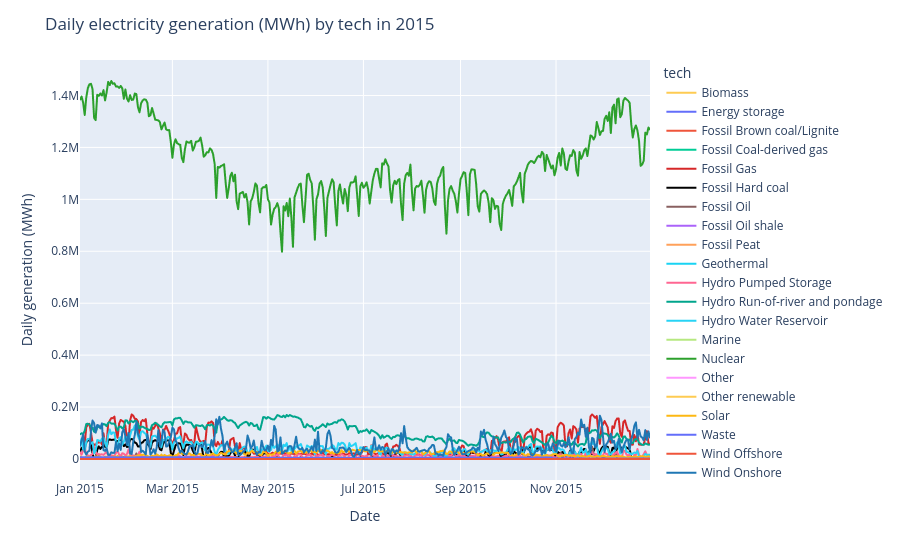

The cell this chart's notebook holds for it:
### Code cell
df_m = m.copy()
fig = px.line(
    df_m,
    x="date",
    y="daily_electricity_by_gen",
    color="tech",
    markers=False,
    color_discrete_map=color_map,
    labels={
        'daily_electricity_by_gen':'Daily generation (MWh)',
        'date':'Date',
    }
)
fig.update_layout(title="Daily electricity generation (MWh) by tech in 2015")
fig.show()

### Figure 1 — Plotly figure (JSON) as saved in the notebook; plotly's stock layout.template omitted (floating-point values rounded to 4 significant figures; data arrays with more than 128 entries replaced by an {"elided": "..."} marker saying what was removed)
{"data": [{"hovertemplate": "tech=Biomass<br>Date=%{x}<br>Daily generation (MWh)=%{y}<extra></extra>", "legendgroup": "Biomass", "line": {"color": "#FECB52", "dash": "solid"}, "marker": {"symbol": "circle"}, "mode": "lines", "name": "Biomass", "showlegend": true, "type": "scattergl", "x": {"elided": "365 str values"}, "xaxis": "x", "y": {"elided": "365 float values"}, "yaxis": "y"}, {"hovertemplate": "tech=Energy storage<br>Date=%{x}<br>Daily generation (MWh)=%{y}<extra></extra>", "legendgroup": "Energy storage", "line": {"color": "#636efa", "dash": "solid"}, "marker": {"symbol": "circle"}, "mode": "lines", "name": "Energy storage", "showlegend": true, "type": "scattergl", "x": {"elided": "365 str values"}, "xaxis": "x", "y": {"elided": "365 float values"}, "yaxis": "y"}, {"hovertemplate": "tech=Fossil Brown coal/Lignite<br>Date=%{x}<br>Daily generation (MWh)=%{y}<extra></extra>", "legendgroup": "Fossil Brown coal/Lignite", "line": {"color": "#EF553B", "dash": "solid"}, "marker": {"symbol": "circle"}, "mode": "lines", "name": "Fossil Brown coal/Lignite", "showlegend": true, "type": "scattergl", "x": {"elided": "365 str values"}, "xaxis": "x", "y": {"elided": "365 float values"}, "yaxis": "y"}, {"hovertemplate": "tech=Fossil Coal-derived gas<br>Date=%{x}<br>Daily generation (MWh)=%{y}<extra></extra>", "legendgroup": "Fossil Coal-derived gas", "line": {"color": "#00cc96", "dash": "solid"}, "marker": {"symbol": "circle"}, "mode": "lines", "name": "Fossil Coal-derived gas", "showlegend": true, "type": "scattergl", "x": {"elided": "365 str values"}, "xaxis": "x", "y": {"elided": "365 float values"}, "yaxis": "y"}, {"hovertemplate": "tech=Fossil Gas<br>Date=%{x}<br>Daily generation (MWh)=%{y}<extra></extra>", "legendgroup": "Fossil Gas", "line": {"color": "#d62728", "dash": "solid"}, "marker": {"symbol": "circle"}, "mode": "lines", "name": "Fossil Gas", "showlegend": true, "type": "scattergl", "x": {"elided": "365 str values"}, "xaxis": "x", "y": {"elided": "365 float values"}, "yaxis": "y"}, {"hovertemplate": "tech=Fossil Hard coal<br>Date=%{x}<br>Daily generation (MWh)=%{y}<extra></extra>", "legendgroup": "Fossil Hard coal", "line": {"color": "#000000", "dash": "solid"}, "marker": {"symbol": "circle"}, "mode": "lines", "name": "Fossil Hard coal", "showlegend": true, "type": "scattergl", "x": {"elided": "365 str values"}, "xaxis": "x", "y": {"elided": "365 float values"}, "yaxis": "y"}, {"hovertemplate": "tech=Fossil Oil<br>Date=%{x}<br>Daily generation (MWh)=%{y}<extra></extra>", "legendgroup": "Fossil Oil", "line": {"color": "#896060", "dash": "solid"}, "marker": {"symbol": "circle"}, "mode": "lines", "name": "Fossil Oil", "showlegend": true, "type": "scattergl", "x": {"elided": "365 str values"}, "xaxis": "x", "y": {"elided": "365 float values"}, "yaxis": "y"}, {"hovertemplate": "tech=Fossil Oil shale<br>Date=%{x}<br>Daily generation (MWh)=%{y}<extra></extra>", "legendgroup": "Fossil Oil shale", "line": {"color": "#ab63fa", "dash": "solid"}, "marker": {"symbol": "circle"}, "mode": "lines", "name": "Fossil Oil shale", "showlegend": true, "type": "scattergl", "x": {"elided": "365 str values"}, "xaxis": "x", "y": {"elided": "365 float values"}, "yaxis": "y"}, {"hovertemplate": "tech=Fossil Peat<br>Date=%{x}<br>Daily generation (MWh)=%{y}<extra></extra>", "legendgroup": "Fossil Peat", "line": {"color": "#FFA15A", "dash": "solid"}, "marker": {"symbol": "circle"}, "mode": "lines", "name": "Fossil Peat", "showlegend": true, "type": "scattergl", "x": {"elided": "365 str values"}, "xaxis": "x", "y": {"elided": "365 float values"}, "yaxis": "y"}, {"hovertemplate": "tech=Geothermal<br>Date=%{x}<br>Daily generation (MWh)=%{y}<extra></extra>", "legendgroup": "Geothermal", "line": {"color": "#19d3f3", "dash": "solid"}, "marker": {"symbol": "circle"}, "mode": "lines", "name": "Geothermal", "showlegend": true, "type": "scattergl", "x": {"elided": "365 str values"}, "xaxis": "x", "y": {"elided": "365 float values"}, "yaxis": "y"}, {"hovertemplate": "tech=Hydro Pumped Storage<br>Date=%{x}<br>Daily generation (MWh)=%{y}<extra></extra>", "legendgroup": "Hydro Pumped Storage", "line": {"color": "#FF6692", "dash": "solid"}, "marker": {"symbol": "circle"}, "mode": "lines", "name": "Hydro Pumped Storage", "showlegend": true, "type": "scattergl", "x": {"elided": "365 str values"}, "xaxis": "x", "y": {"elided": "365 float values"}, "yaxis": "y"}, {"hovertemplate": "tech=Hydro Run-of-river and pondage<br>Date=%{x}<br>Daily generation (MWh)=%{y}<extra></extra>", "legendgroup": "Hydro Run-of-river and pondage", "line": {"color": "#00a58c", "dash": "solid"}, "marker": {"symbol": "circle"}, "mode": "lines", "name": "Hydro Run-of-river and pondage", "showlegend": true, "type": "scattergl", "x": {"elided": "365 str values"}, "xaxis": "x", "y": {"elided": "365 float values"}, "yaxis": "y"}, {"hovertemplate": "tech=Hydro Water Reservoir<br>Date=%{x}<br>Daily generation (MWh)=%{y}<extra></extra>", "legendgroup": "Hydro Water Reservoir", "line": {"color": "#28d3f5", "dash": "solid"}, "marker": {"symbol": "circle"}, "mode": "lines", "name": "Hydro Water Reservoir", "showlegend": true, "type": "scattergl", "x": {"elided": "365 str values"}, "xaxis": "x", "y": {"elided": "365 float values"}, "yaxis": "y"}, {"hovertemplate": "tech=Marine<br>Date=%{x}<br>Daily generation (MWh)=%{y}<extra></extra>", "legendgroup": "Marine", "line": {"color": "#B6E880", "dash": "solid"}, "marker": {"symbol": "circle"}, "mode": "lines", "name": "Marine", "showlegend": true, "type": "scattergl", "x": {"elided": "365 str values"}, "xaxis": "x", "y": {"elided": "365 float values"}, "yaxis": "y"}, {"hovertemplate": "tech=Nuclear<br>Date=%{x}<br>Daily generation (MWh)=%{y}<extra></extra>", "legendgroup": "Nuclear", "line": {"color": "#2ca02c", "dash": "solid"}, "marker": {"symbol": "circle"}, "mode": "lines", "name": "Nuclear", "showlegend": true, "type": "scattergl", "x": {"elided": "365 str values"}, "xaxis": "x", "y": {"elided": "365 float values"}, "yaxis": "y"}, {"hovertemplate": "tech=Other<br>Date=%{x}<br>Daily generation (MWh)=%{y}<extra></extra>", "legendgroup": "Other", "line": {"color": "#FF97FF", "dash": "solid"}, "marker": {"symbol": "circle"}, "mode": "lines", "name": "Other", "showlegend": true, "type": "scattergl", "x": {"elided": "365 str values"}, "xaxis": "x", "y": {"elided": "365 float values"}, "yaxis": "y"}, {"hovertemplate": "tech=Other renewable<br>Date=%{x}<br>Daily generation (MWh)=%{y}<extra></extra>", "legendgroup": "Other renewable", "line": {"color": "#FECB52", "dash": "solid"}, "marker": {"symbol": "circle"}, "mode": "lines", "name": "Other renewable", "showlegend": true, "type": "scattergl", "x": {"elided": "365 str values"}, "xaxis": "x", "y": {"elided": "365 float values"}, "yaxis": "y"}, {"hovertemplate": "tech=Solar<br>Date=%{x}<br>Daily generation (MWh)=%{y}<extra></extra>", "legendgroup": "Solar", "line": {"color": "#FDB813", "dash": "solid"}, "marker": {"symbol": "circle"}, "mode": "lines", "name": "Solar", "showlegend": true, "type": "scattergl", "x": {"elided": "365 str values"}, "xaxis": "x", "y": {"elided": "365 float values"}, "yaxis": "y"}, {"hovertemplate": "tech=Waste<br>Date=%{x}<br>Daily generation (MWh)=%{y}<extra></extra>", "legendgroup": "Waste", "line": {"color": "#636efa", "dash": "solid"}, "marker": {"symbol": "circle"}, "mode": "lines", "name": "Waste", "showlegend": true, "type": "scattergl", "x": {"elided": "365 str values"}, "xaxis": "x", "y": {"elided": "365 float values"}, "yaxis": "y"}, {"hovertemplate": "tech=Wind Offshore<br>Date=%{x}<br>Daily generation (MWh)=%{y}<extra></extra>", "legendgroup": "Wind Offshore", "line": {"color": "#EF553B", "dash": "solid"}, "marker": {"symbol": "circle"}, "mode": "lines", "name": "Wind Offshore", "showlegend": true, "type": "scattergl", "x": {"elided": "365 str values"}, "xaxis": "x", "y": {"elided": "365 float values"}, "yaxis": "y"}, {"hovertemplate": "tech=Wind Onshore<br>Date=%{x}<br>Daily generation (MWh)=%{y}<extra></extra>", "legendgroup": "Wind Onshore", "line": {"color": "#1f77b4", "dash": "solid"}, "marker": {"symbol": "circle"}, "mode": "lines", "name": "Wind Onshore", "showlegend": true, "type": "scattergl", "x": {"elided": "365 str values"}, "xaxis": "x", "y": {"elided": "365 float values"}, "yaxis": "y"}], "layout": {"legend": {"title": {"text": "tech"}, "tracegroupgap": 0}, "margin": {"t": 60}, "title": {"text": "Daily electricity generation (MWh) by tech in 2015"}, "xaxis": {"anchor": "y", "domain": [0, 1], "title": {"text": "Date"}}, "yaxis": {"anchor": "x", "domain": [0, 1], "title": {"text": "Daily generation (MWh)"}}}}
